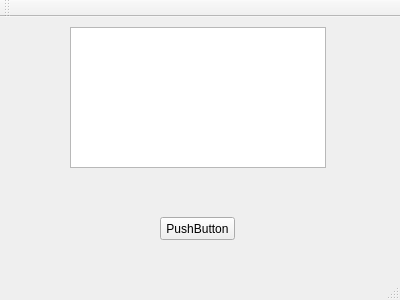
<?xml version="1.0" encoding="UTF-8"?>
<ui version="4.0">
 <class>MainWindow</class>
 <widget class="QMainWindow" name="MainWindow">
  <property name="geometry">
   <rect>
    <x>0</x>
    <y>0</y>
    <width>400</width>
    <height>300</height>
   </rect>
  </property>
  <property name="windowTitle">
   <string>MainWindow</string>
  </property>
  <widget class="QWidget" name="centralWidget">
   <widget class="QPushButton" name="pushButton">
    <property name="geometry">
     <rect>
      <x>160</x>
      <y>200</y>
      <width>75</width>
      <height>23</height>
     </rect>
    </property>
    <property name="text">
     <string>PushButton</string>
    </property>
   </widget>
   <widget class="QTextBrowser" name="textBrowser">
    <property name="geometry">
     <rect>
      <x>70</x>
      <y>10</y>
      <width>256</width>
      <height>141</height>
     </rect>
    </property>
   </widget>
  </widget>
  <widget class="QMenuBar" name="menuBar">
   <property name="geometry">
    <rect>
     <x>0</x>
     <y>0</y>
     <width>400</width>
     <height>21</height>
    </rect>
   </property>
  </widget>
  <widget class="QToolBar" name="mainToolBar">
   <attribute name="toolBarArea">
    <enum>TopToolBarArea</enum>
   </attribute>
   <attribute name="toolBarBreak">
    <bool>false</bool>
   </attribute>
  </widget>
  <widget class="QStatusBar" name="statusBar"/>
 </widget>
 <layoutdefault spacing="6" margin="11"/>
 <resources/>
 <connections/>
</ui>
